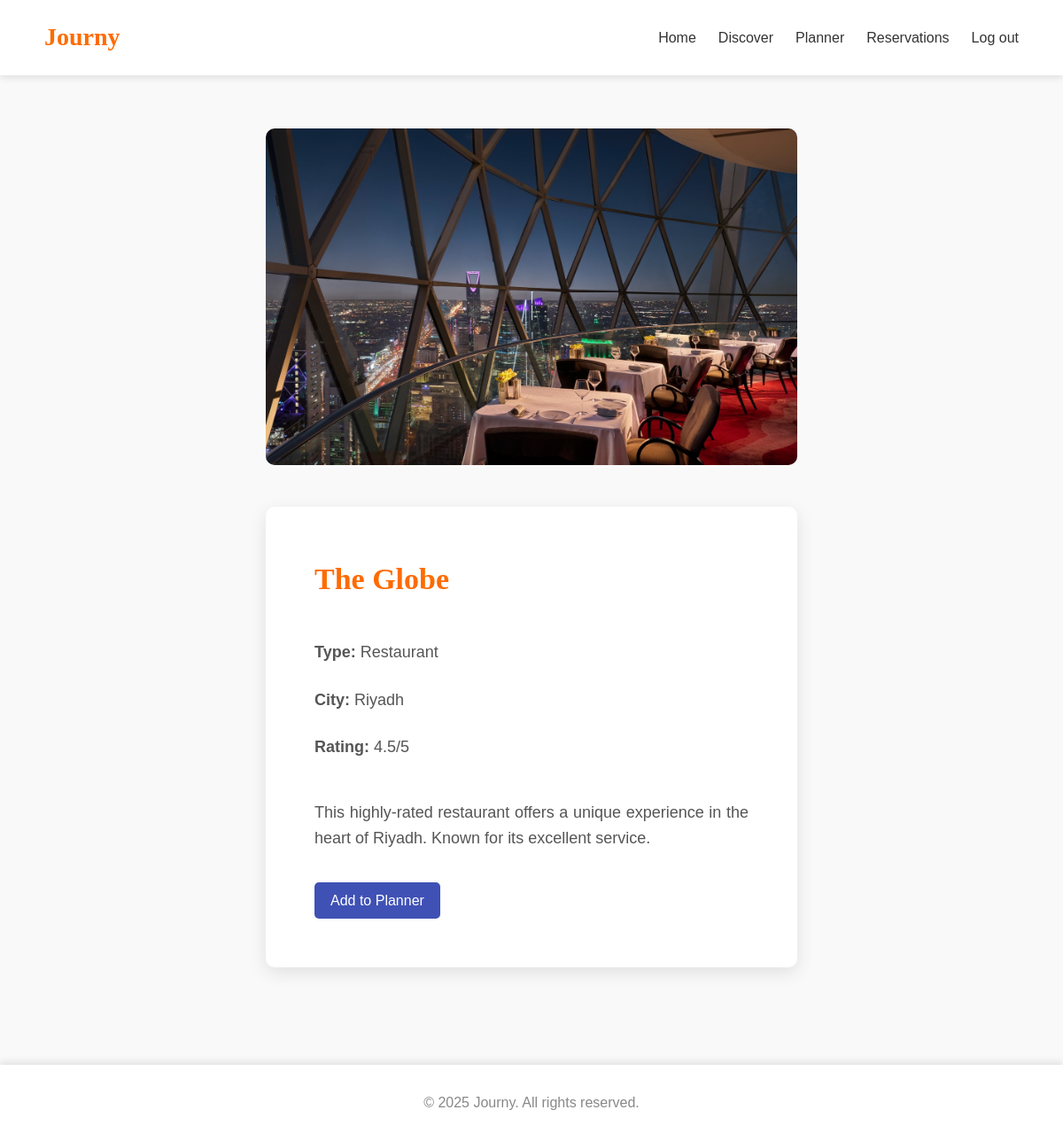
Page /place-details.php?id=1 on the committed database.
### tables this page shows
CREATE TABLE `places` (
  `PlaceID` int(11) NOT NULL,
  `EventID` int(11) DEFAULT NULL,
  `Name` varchar(255) NOT NULL,
  `Type` enum('Hotel','Restaurant','Other') NOT NULL,
  `City` varchar(100) NOT NULL,
  `DistanceFromEvent` decimal(5,2) DEFAULT NULL,
  `PriceRange` enum('$','$$','$$$') DEFAULT '$$',
  `Rating` decimal(2,1) DEFAULT '0.0',
  `LocallyOwned` tinyint(1) DEFAULT '0',
  `ImageURL` varchar(255) DEFAULT NULL
);

### place-details.php (the view, shortened to what this page needs)
<?php
include 'db_config.php';
$place = null;
$place_id = $_GET['id'];
$sql_place = "SELECT * FROM Places WHERE PlaceID = ?";
if ($stmt = mysqli_prepare($link, $sql_place)) {
    mysqli_stmt_bind_param($stmt, "i", $place_id);
    if (mysqli_stmt_execute($stmt)) {
        $result = mysqli_stmt_get_result($stmt);
        if (mysqli_num_rows($result) == 1) {
            $place = mysqli_fetch_assoc($result);
        } else {
            header("Location: index.php");
            exit();
        }
    }
}
?>
<!DOCTYPE html>
<html lang="en">
<head>
<link rel="stylesheet" href="style.css">
</head>
<body>
<header>
  <nav>
    <div class="logo">Journy</div>
    <ul class="nav-links">
      <li><a href="index.php">Home</a></li>
      <li><a href="discover.html">Discover</a></li>
      <li><a href="planner.html">Planner</a></li>
      <li><a href="reservations.html">Reservations</a></li>
      <li><a href="login.html">Log out</a></li>
    </ul>
  </nav>
</header>
<main>
  <section class="place-container">
    <div class="place-image-area">
        <img src="<?php echo htmlspecialchars($place['ImageURL'] ?? 'image/placeholder.png'); ?>" alt="<?php echo htmlspecialchars($place['Name']); ?>">
    </div>
    <div class="card place-details-card">
      <h3 style="color:#ff6b00;font-size:34px;font-family:'Playfair Display',serif;margin-bottom:25px;"><?php echo htmlspecialchars($place['Name']); ?></h3>
      <p style="font-size:18px;margin-bottom:10px;"><strong>Type:</strong> <?php echo htmlspecialchars($place['Type']); ?></p>
      <p style="font-size:18px;margin-bottom:10px;"><strong>City:</strong> <?php echo htmlspecialchars($place['City']); ?></p>
      <p style="font-size:18px;margin-bottom:30px;"><strong>Rating:</strong> <?php echo htmlspecialchars($place['Rating']); ?>/5</p>
      <p style="font-size:18px;margin-bottom:20px;text-align:justify;">
        This highly-rated <?php echo strtolower(htmlspecialchars($place['Type'])); ?> offers a unique experience in the heart of <?php echo htmlspecialchars($place['City']); ?>. Known for its excellent service.
      </p>
      <a href="planner.html" class="btn-small" style="background-color: #3f51b5;">Add to Planner</a>
    </div>
  </section>
</main>
<footer>
  <p>&copy; 2025 Journy. All rights reserved.</p>
</footer>
</body>
</html>

### style.css (style rules this page uses)
* { margin:0; padding:0; box-sizing:border-box; }
body { font-family: 'Poppins', sans-serif; background-color:#f9f9f9; color:#333; line-height:1.6; }
header { position: relative; }
nav { display:flex; justify-content:space-between; align-items:center; padding:20px 50px; background:#fff; box-shadow:0 3px 8px rgba(0,0,0,0.1); position:sticky; top:0; z-index:1000; }
nav .logo { font-family:'Playfair Display', serif; font-size:28px; color:#ff6b00; font-weight:bold; }
nav .nav-links { list-style:none; display:flex; gap:25px; }
nav .nav-links li a { text-decoration:none; color:#333; font-weight:500; transition:0.3s; }
.card { background:#fff; border-radius:10px; overflow:hidden; box-shadow:0 6px 20px rgba(0,0,0,0.1); transition:0.3s; width:300px; }
.card h3 { padding:15px; font-family:'Playfair Display', serif; color:#ff6b00; }
.card p { padding:0 15px 15px; color:#555; }
.btn-small { display:inline-block; margin:0 15px 15px; padding:8px 18px; background:#ff6b00; color:#fff; border-radius:5px; text-decoration:none; transition:0.3s; }
section { padding: 60px 50px; }
.card { background: #fff; border-radius: 10px; overflow: hidden; box-shadow: 0 6px 20px rgba(0,0,0,0.1); transition: 0.3s; width: 270px; }
.card h3 { padding: 15px; font-family: 'Playfair Display', serif; color: #ff6b00; }
.card p { padding: 0 15px 15px; color: #555; }
.btn-small { display: inline-block; margin: 0 15px 15px; padding: 8px 18px; background: #ff6b00; color: #fff; border-radius: 5px; text-decoration: none; transition: 0.3s; }
footer { text-align:center; padding:30px; background:#fff; color:#888; box-shadow:0 -3px 8px rgba(0,0,0,0.1); margin-top:50px; }

### place-details.php (style rules this page uses)
.place-container { padding: 60px 100px; max-width: 1400px; margin: auto; display: flex; flex-wrap: wrap; gap: 40px; align-items: flex-start; justify-content: center; }
.place-image-area { flex: 1; min-width: 500px; max-width: 600px; }
.place-details-card { flex: 1; min-width: 500px; max-width: 600px; padding: 40px; }
.place-image-area img { border-radius: 10px; height: 380px; width: 100%; object-fit: cover; }

### rows in the picture
places: ImageURL (picture), Name "The Globe", Type "Restaurant", City "Riyadh", Rating "4.5", Type "restaurant"
